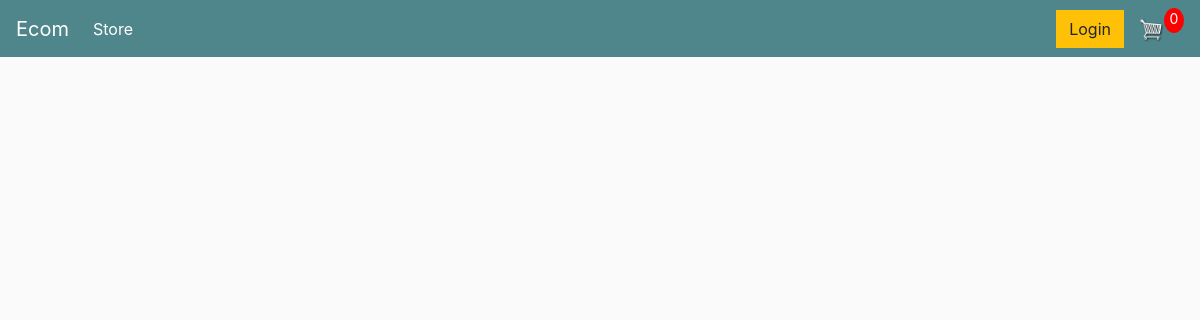
Before: / with the older database file.
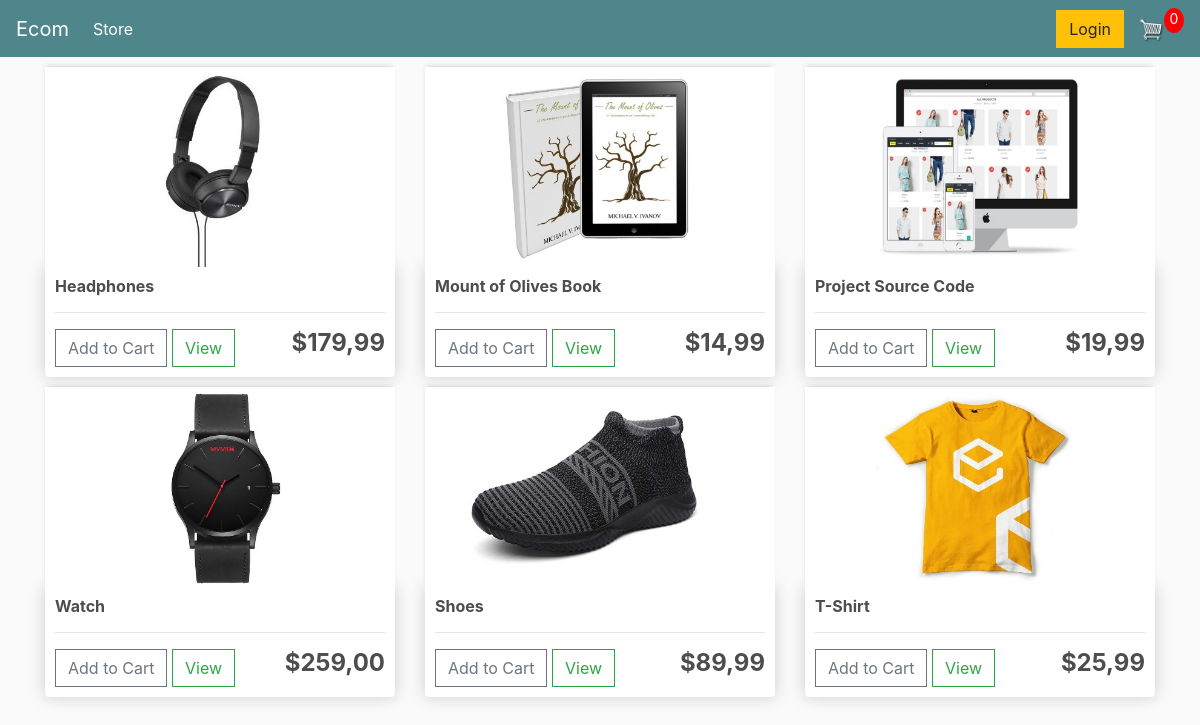
After: the same page with the newer database file.
### store/models.py (models this page shows, shortened)
class Product(models.Model):
    name = models.CharField(max_length=200)
    price = models.FloatField()
    digital = models.BooleanField(default=False, null=True, blank=False)
    image = models.ImageField(null=True, blank=True)
    @property
    def imageURL(self):
        try:
            url = self.image.url
        except:
            url = ''
        return url

### store/views.py (the view)
# urls.py: path('', include('store.urls'))
def store(request):
    products = Product.objects.all()
    context = {'products': products}
    return render(request, 'store/store.html', context)

### store/templates/store/store.html
{% extends 'store/main.html' %}
{% load static %}
{% block content %}
	<div class="row">
		{% for product in products %}
		<div class="col-lg-4">
			<img class="thumbnail" src="{{product.imageURL}}">
			<div class="box-element product">
				<h6><strong>{{product.name}}</strong></h6>
				<hr>
				<button  class="btn btn-outline-secondary add-btn">Add to Cart</button>
				<a class="btn btn-outline-success" href="#">View</a>
				<h4 style="display: inline-block; float: right"><strong>
					${{product.price|floatformat:2}}</strong></h4>
			</div>
		</div>
		{% endfor %}
	</div>
{% endblock content %}

### store/templates/store/main.html (shortened to what this page needs)
<!DOCTYPE html>
{% load static %}
<html lang="en">
<head>
    <link rel="stylesheet" href="https://stackpath.bootstrapcdn.com/bootstrap/4.4.1/css/bootstrap.min.css">
    <link rel="stylesheet" type="text/css" href="{% static 'css/main.css' %}">
</head>
<body>
    <nav class="navbar navbar-expand-lg navbar-dark bg-dark">
      <a class="navbar-brand" href="{% url 'store' %}">Ecom</a>
      <div class="collapse navbar-collapse" id="navbarSupportedContent">
        <ul class="navbar-nav mr-auto">
          <li class="nav-item active">
            <a class="nav-link" href="{% url 'store' %}">Store <span class="sr-only">(current)</span></a>
          </li>
        </ul>
        <div class="form-inline my-2 my-lg-0">
            <a href="" class="btn btn-warning">Login</a>
            <a href="{% url 'cart' %}">
                <img id="cart-icon" src="{% static 'images/cart.png' %}" alt="">
            </a>
            <p id="cart-total">0</p>
        </div>
  </div>
</nav>
    <div class="container">
        {% block content %}
        {% endblock content %}
    </div>
</body>
</html>

### static/css/main.css (style rules this page uses)
body { background-color: hsl(0, 0%, 98%); }
h1,h2,h3,h4,h5,h6 { color:hsl(0, 0%, 30%); }
.box-element { box-shadow:hsl(0, 0%, 80%) 0 0 16px; background-color: #fff; border-radius: 4px; padding: 10px; }
.thumbnail { width: 100%; height: 200px; -webkit-box-shadow: -1px -3px 5px -2px rgba(214,214,214,1); -moz-box-shadow: -1px -3px 5px -2px rgba(214,214,214,1); box-shadow: -1px -3px 5px -2px rgba(214,214,214,1); }
.product { border-radius: 0 0 4px 4px; }
.bg-dark { background-color: #4f868c!important; }
#cart-icon { width:25px; display: inline-block; margin-left: 15px; }
#cart-total { display: block; text-align: center; color:#fff; background-color: red; width: 20px; height: 25px; border-radius: 50%; font-size: 14px; }
.col-lg-4, .col-lg-6, .col-lg-8, .col-lg-12 { margin-top: 10px; }
.btn { border-radius: 0; }

Changed rows visible on the page:
added Product: imageURL (picture), name "Headphones", price "179,99"
added Product: imageURL (picture), name "Mount of Olives Book", price "14,99"
added Product: imageURL (picture), name "Project Source Code", price "19,99"
added Product: imageURL (picture), name "Watch", price "259,00"
added Product: imageURL (picture), name "Shoes", price "89,99"
added Product: imageURL (picture), name "T-Shirt", price "25,99"
